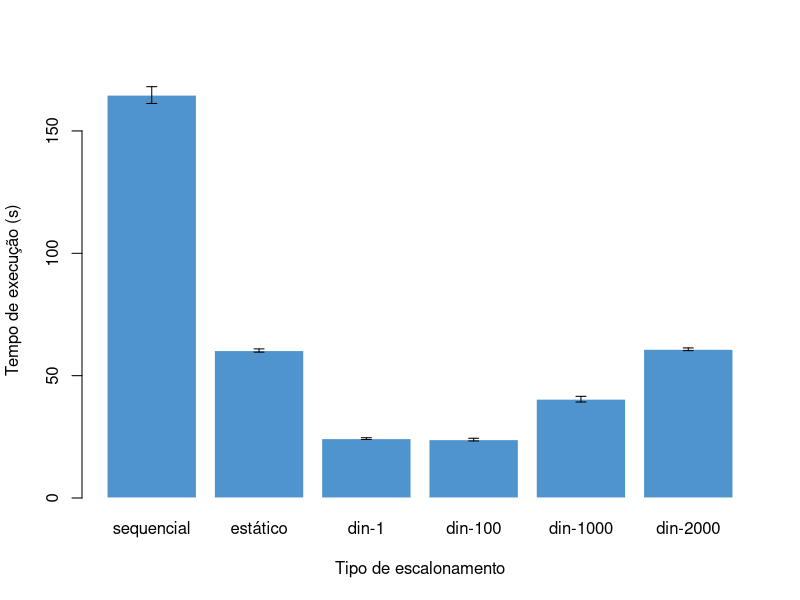

The R source for this figure:
#!/usr/local/bin/Rscript

pdf('sched.pdf', width = 6.66, height = 4.42)

chunks = c(
    "sequencial",
    "estático",
    "din-1",
    "din-100",
    "din-1000",
    "din-2000"
)

means = c(
    164.66,
    60.269999999999996,
    24.28,
    23.860000000000003,
    40.39,
    60.78
)

stds = c(
    3.4401308114663314,
    0.6606814663663573,
    0.36124783736376886,
    0.5508175741568165,
    1.160387866189577,
    0.5408326913195984
)

barcenters = barplot(
    means,
    names.arg=chunks,
    ylim=c(0, 170),
    col="steelblue3",
    border="white",
    xlab="Tipo de escalonamento",
    ylab="Tempo de execução (s)"
)

arrows(
    x0=barcenters,
    y0=means-stds,
    y1=means+stds,
    code=3,
    angle=90,
    length=.05
)

invisible(dev.off())